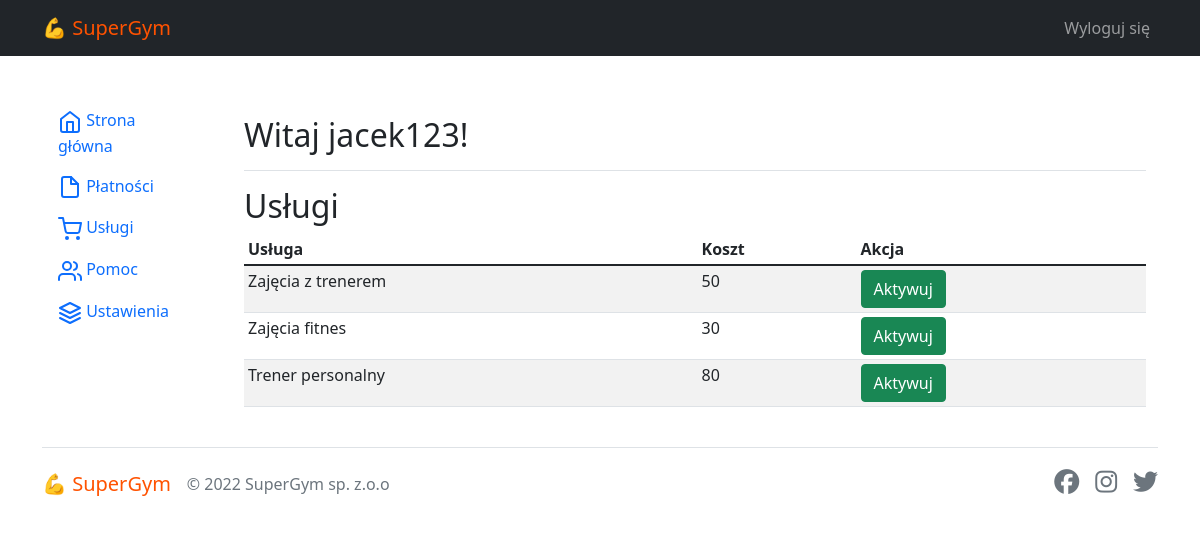
The page /client/panel/secrvices (signed in) on the database its author committed.
### core/models.py (models this page shows, shortened)
class Service(models.Model):
    name = models.CharField(max_length=50)
    price = models.IntegerField()

### core/views.py (the view)
# urls.py: path('client/panel/secrvices', views.services_view, name='services'),
@login_required
def services_view(request):
    services = Service.objects.all()
    context = {
        'services': services
    }
    return render(request, 'core/services.html', context)

### core/templates/core/services.html (shortened to what this page needs)
{% extends 'base.html' %}
{% load static %}
{% block content %}
<div class="row">
{% include "core/partials/client_menu.html" %}
<main role="main" class="col-md-9 ml-sm-auto col-lg-10 pt-3 px-4">
    <div class="d-flex justify-content-between flex-wrap flex-md-nowrap align-items-center pb-2 mb-3 border-bottom">
    <h1 class="h2">Witaj {{ user }}!</h1>
    </div>
    <h2>Usługi</h2>
    <div class="table-responsive">
    <table class="table table-striped table-sm">
        <thead>
        <tr>
            <th>Usługa</th>
            <th>Koszt</th>
            <th>Akcja</th>
        </tr>
        </thead>
        <tbody>
            {% for service in services %}
        <tr>
            <td> {{ service.name }}</td>
            <td> {{ service.price }} </td>
            <td>
                <a href="{% url 'core:add_service' id=service.id %}">
                    <button class="btn btn-success">Aktywuj</button>
                </a>
            </td>
        </tr>
            {% endfor  %}
        </tbody>
    </table>
    </div>
</main>
</div>
{% endblock content %}

### core/static/css/base.css (style rules this page uses)
:root { --main: #ff5200; }

### rows shown on the page
Service: name "Zajęcia z trenerem", price "50"
Service: name "Zajęcia fitnes", price "30"
Service: name "Trener personalny", price "80"

### other values the page prints
{{ user }} "jacek123"
